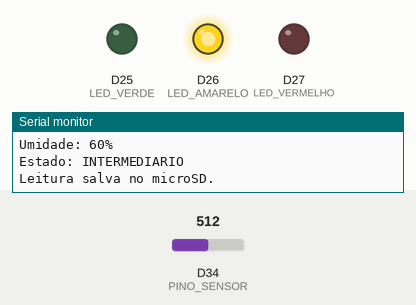
The sketch below on a simulated Arduino Due. On the bench: output pins drawn as LEDs (lit = HIGH), the last lines printed to the serial monitor. The inputs (shaded band) are chosen by the test bench; at power-on: D34 (PINO_SENSOR) = 512 (analog values on the 0–1023 scale). Storage starts empty.

Above: at 3.8 s.
3.9 s: D34 (PINO_SENSOR) set to 621
7.8 s: D34 (PINO_SENSOR) set to 643
At 10.5 s:
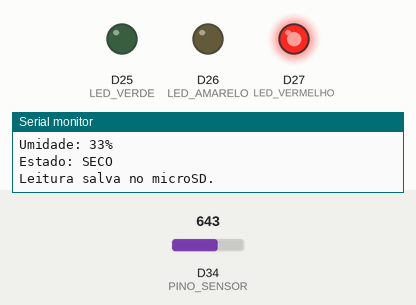
11.7 s: D34 (PINO_SENSOR) set to 306
At 13.2 s:
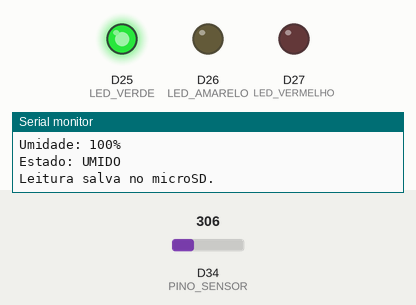
15.6 s: D34 (PINO_SENSOR) set to 459
19.5 s: D34 (PINO_SENSOR) set to 477
At 22.4 s:
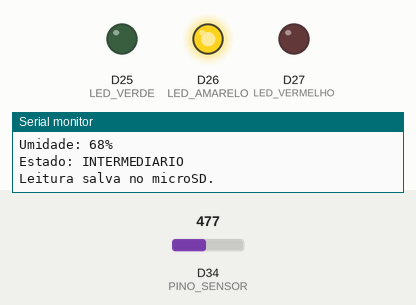
23.4 s: D34 (PINO_SENSOR) set to 716
At 25.1 s:
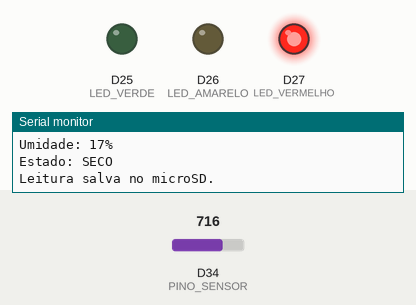
Timing chart, 0 to 26.6 s (numbered marks = the images above; inputs shaded):
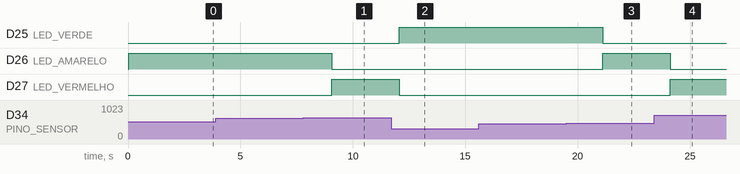

Measured:
- the behaviour switches between 633 and 634 on D34 (PINO_SENSOR) (found by bisection; images 0 and 1)
- the behaviour switches between 467 and 468 on D34 (PINO_SENSOR) (found by bisection; images 2 and 3)
- after the input at 7.8 s, D26 (LED_AMARELO): HIGH → LOW after 1.3 s; D27 (LED_VERMELHO): LOW → HIGH after 1.3 s
- after the input at 11.7 s, D25 (LED_VERDE): LOW → HIGH after 0.38 s; D27 (LED_VERMELHO): HIGH → LOW after 0.38 s
- after the input at 19.5 s, D25 (LED_VERDE): HIGH → LOW after 1.6 s; D26 (LED_AMARELO): LOW → HIGH after 1.6 s
- after the input at 23.4 s, D26 (LED_AMARELO): HIGH → LOW after 0.72 s; D27 (LED_VERMELHO): LOW → HIGH after 0.72 s

The sketch:

SENSOR-UMIDADE-SALVANDO-MICROCARD.ino
```cpp
#include <SPI.h>
#include <SD.h>

// ==================================================
// SENSOR DE UMIDADE DO SOLO
// ==================================================

#define PINO_SENSOR 34

// ==================================================
// LEDS
// ==================================================

#define LED_VERDE     25
#define LED_AMARELO   26
#define LED_VERMELHO  27

// ==================================================
// MICROSD
// ==================================================

#define PINO_SD_CS    5
#define PINO_SD_SCK   18
#define PINO_SD_MISO  19
#define PINO_SD_MOSI  23

// ==================================================
// CALIBRAÇÃO DO SENSOR
// ==================================================

// Ajuste depois de observar os valores no Monitor Serial
#define VALOR_SECO    3200
#define VALOR_UMIDO   1300

unsigned long numeroLeitura = 0;

void desligarLeds() {
  digitalWrite(LED_VERDE, LOW);
  digitalWrite(LED_AMARELO, LOW);
  digitalWrite(LED_VERMELHO, LOW);
}

void atualizarLeds(int umidade) {
  desligarLeds();

  if (umidade >= 70) {
    digitalWrite(LED_VERDE, HIGH);
  }
  else if (umidade >= 35) {
    digitalWrite(LED_AMARELO, HIGH);
  }
  else {
    digitalWrite(LED_VERMELHO, HIGH);
  }
}

String obterEstado(int umidade) {
  if (umidade >= 70) {
    return "UMIDO";
  }
  else if (umidade >= 35) {
    return "INTERMEDIARIO";
  }
  else {
    return "SECO";
  }
}

void criarArquivoCSV() {
  if (!SD.exists("/umidade.csv")) {
    File arquivo = SD.open("/umidade.csv", FILE_WRITE);

    if (arquivo) {
      arquivo.println("leitura,valor_adc,umidade_percentual,estado");
      arquivo.close();

      Serial.println("Arquivo umidade.csv criado.");
    }
    else {
      Serial.println("Erro ao criar o arquivo CSV.");
    }
  }
}

void salvarNoCartao(int valorADC, int umidade, String estado) {
  File arquivo = SD.open("/umidade.csv", FILE_APPEND);

  if (!arquivo) {
    Serial.println("Erro ao abrir o arquivo.");
    return;
  }

  arquivo.print(numeroLeitura);
  arquivo.print(",");
  arquivo.print(valorADC);
  arquivo.print(",");
  arquivo.print(umidade);
  arquivo.print(",");
  arquivo.println(estado);

  arquivo.close();

  Serial.println("Leitura salva no microSD.");
}

void setup() {
  Serial.begin(115200);

  pinMode(LED_VERDE, OUTPUT);
  pinMode(LED_AMARELO, OUTPUT);
  pinMode(LED_VERMELHO, OUTPUT);

  desligarLeds();

  analogReadResolution(12);

  SPI.begin(
    PINO_SD_SCK,
    PINO_SD_MISO,
    PINO_SD_MOSI,
    PINO_SD_CS
  );

  Serial.println();
  Serial.println("Iniciando sistema...");

  if (!SD.begin(PINO_SD_CS, SPI)) {
    Serial.println("Erro ao iniciar o microSD.");

    while (true) {
      digitalWrite(LED_VERMELHO, HIGH);
      delay(300);
      digitalWrite(LED_VERMELHO, LOW);
      delay(300);
    }
  }

  Serial.println("MicroSD iniciado com sucesso.");

  criarArquivoCSV();
}

void loop() {
  int valorADC = analogRead(PINO_SENSOR);

  int umidade = map(
    valorADC,
    VALOR_SECO,
    VALOR_UMIDO,
    0,
    100
  );

  umidade = constrain(umidade, 0, 100);

  String estado = obterEstado(umidade);

  numeroLeitura++;

  atualizarLeds(umidade);

  Serial.println("----------------------------");

  Serial.print("Leitura: ");
  Serial.println(numeroLeitura);

  Serial.print("Valor ADC: ");
  Serial.println(valorADC);

  Serial.print("Umidade: ");
  Serial.print(umidade);
  Serial.println("%");

  Serial.print("Estado: ");
  Serial.println(estado);

  salvarNoCartao(valorADC, umidade, estado);

  delay(3000);
}
```
